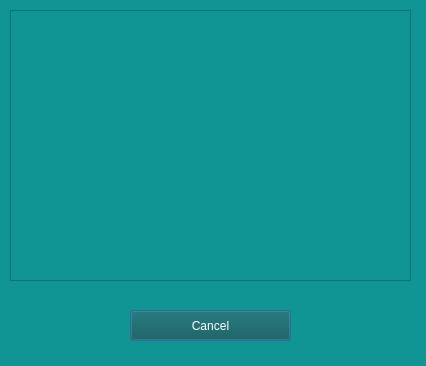
<?xml version="1.0" encoding="UTF-8"?>
<ui version="4.0">
 <class>class_info</class>
 <widget class="QDialog" name="class_info">
  <property name="geometry">
   <rect>
    <x>0</x>
    <y>0</y>
    <width>426</width>
    <height>366</height>
   </rect>
  </property>
  <property name="windowTitle">
   <string>Dialog</string>
  </property>
  <property name="styleSheet">
   <string notr="true">
color: rgb(255, 255, 255);
background-color: rgb(16, 149, 148);

</string>
  </property>
  <widget class="QPushButton" name="cancel_buttom">
   <property name="geometry">
    <rect>
     <x>130</x>
     <y>310</y>
     <width>161</width>
     <height>31</height>
    </rect>
   </property>
   <property name="styleSheet">
    <string notr="true">background-color: rgb(29, 35, 35);
background-color: rgb(9, 83, 82);
color: rgb(255, 255, 255);</string>
   </property>
   <property name="text">
    <string>Cancel</string>
   </property>
  </widget>
  <widget class="QTextEdit" name="textEdit">
   <property name="geometry">
    <rect>
     <x>10</x>
     <y>10</y>
     <width>401</width>
     <height>271</height>
    </rect>
   </property>
   <property name="styleSheet">
    <string notr="true">color: rgb(255, 255, 255);</string>
   </property>
   <property name="readOnly">
    <bool>true</bool>
   </property>
  </widget>
 </widget>
 <resources/>
 <connections/>
</ui>
